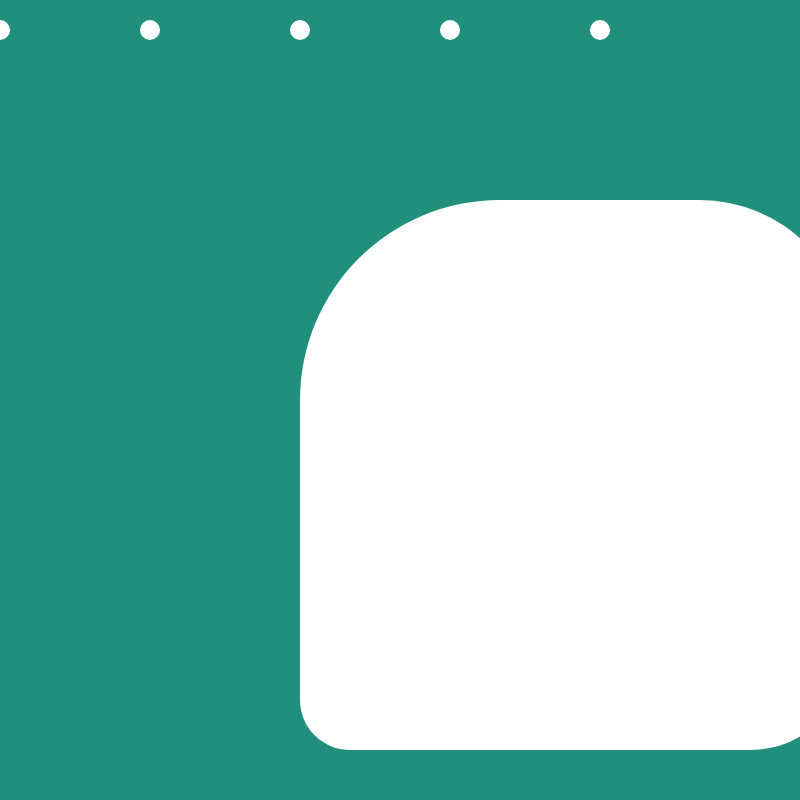
Frame 1 (no input)
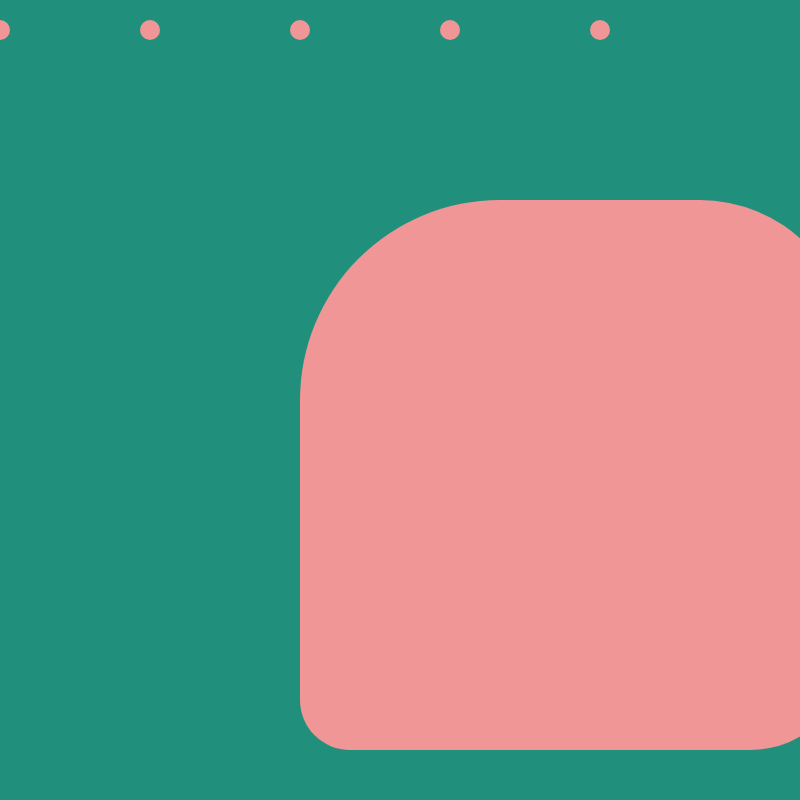
Frame 60 (no input)
Frame 120 (the mouse pressed at the canvas centre since frame 60): identical to frame 60, image omitted

The p5.js sketch that drew these frames (run headless with seeded random() and noise() and a simulated clock; from frame 60 on, the mouse is pressed at the canvas centre):

// p5.js sketch
// ── sketch.js
function setup() {
    createCanvas(800, 800);
}

function draw() {
    background(32, 143, 124);
    noStroke();
    square(300, 200, 550, 200, 150, 100, 50);
    circle(0, 30, 20);
    circle(150, 30, 20);
    circle(300, 30, 20);
    circle(450, 30, 20);
    circle(600, 30, 20);
    fill(240, 150, 150);
}
